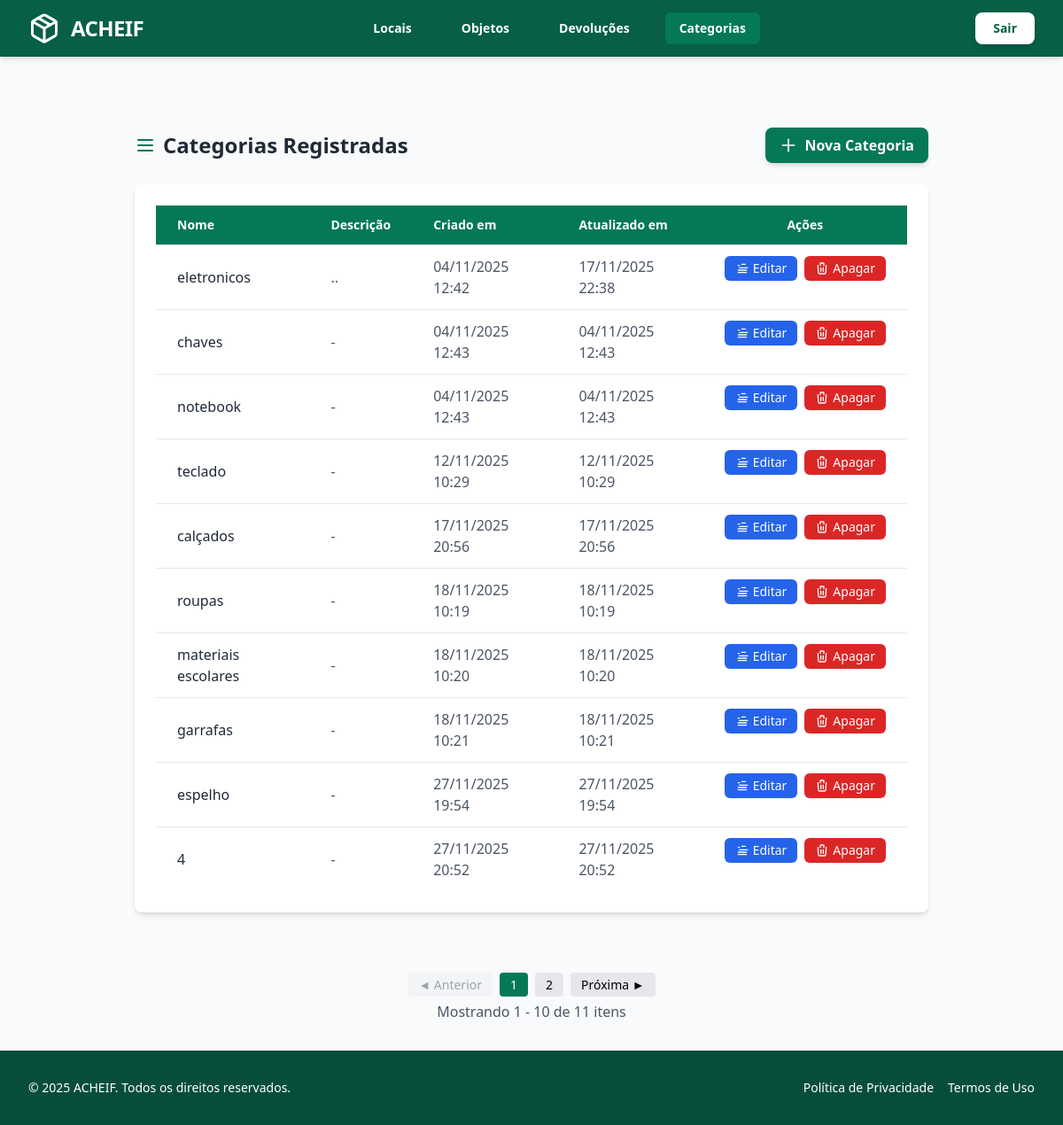
Page /categorias/ on the committed database.
### objetos/models.py (models this page shows, shortened)
class Categoria(models.Model):
    nome = models.CharField(max_length=50, unique=True)
    descricao = models.TextField(blank=True, null=True)
    criado_em = models.DateTimeField(auto_now_add=True)
    atualizado_em = models.DateTimeField(auto_now=True)

### objetos/views.py (the view)
# urls.py: path('categorias/', views.listar_categorias, name='listar_categorias'),
def listar_categorias(request):
    categorias = Categoria.objects.all()
    paginator = Paginator(categorias, 10)  # número de itens por página
    page_number = request.GET.get("page")  # captura ?page=2 etc.
    page_obj = paginator.get_page(page_number)
    contexto = {
        "page_obj": page_obj,
        "categorias": page_obj.object_list,  # opcional, caso o template use
    }
    return render(request, "objetos/categoria/listar_categorias.html", contexto)

### objetos/templates/objetos/categoria/listar_categorias.html (shortened to what this page needs)
{% extends 'base.html' %}
{% block active_categorias %}bg-emerald-700 text-white{% endblock %}
{% block content %}
<div class="max-w-7xl mx-auto px-4 sm:px-6 lg:px-8 py-12">
    <div class="flex justify-between items-center mb-6">
        <h1 class="text-2xl font-bold text-gray-800 flex items-center gap-2">
            <svg xmlns="http://www.w3.org/2000/svg" class="h-6 w-6 text-emerald-700" fill="none" viewBox="0 0 24 24" stroke="currentColor">
              <path stroke-linecap="round" stroke-linejoin="round" stroke-width="2" d="M4 6h16M4 12h16M4 18h16"/>
            </svg>
            Categorias Registradas
        </h1>
        <a href="{% url 'objetos:criar_categoria' %}"
           class="inline-flex items-center gap-2 bg-emerald-700 hover:bg-emerald-800 text-white px-4 py-2 rounded-lg shadow-md transition font-semibold">
           <svg xmlns="http://www.w3.org/2000/svg" class="h-5 w-5" fill="none" viewBox="0 0 24 24" stroke="currentColor">
             <path stroke-linecap="round" stroke-linejoin="round" stroke-width="2" d="M12 4v16m8-8H4"/>
           </svg>
           Nova Categoria
        </a>
    </div>
    <div class="bg-white rounded-lg shadow-md p-6 overflow-x-auto">
        <table class="min-w-full divide-y divide-gray-200">
            <thead class="bg-emerald-700 text-white">
                <tr>
                    <th class="py-3 px-6 text-left text-sm font-semibold">Nome</th>
                    <th class="py-3 px-6 text-left text-sm font-semibold">Descrição</th>
                    <th class="py-3 px-6 text-left text-sm font-semibold">Criado em</th>
                    <th class="py-3 px-6 text-left text-sm font-semibold">Atualizado em</th>
                    <th class="py-3 px-6 text-center text-sm font-semibold">Ações</th>
                </tr>
            </thead>
            <tbody class="bg-white divide-y divide-gray-200">
                {% for categoria in categorias %}
                <tr class="hover:bg-gray-50 transition">
                    <td class="py-3 px-6 text-gray-800">{{ categoria.nome }}</td>
                    <td class="py-3 px-6 text-gray-600">{{ categoria.descricao|default:"-" }}</td>
                    <td class="py-3 px-6 text-gray-600">{{ categoria.criado_em|date:"d/m/Y H:i" }}</td>
                    <td class="py-3 px-6 text-gray-600">{{ categoria.atualizado_em|date:"d/m/Y H:i" }}</td>
                    <td class="py-3 px-6 text-center flex justify-center gap-2">
                        <a href="{% url 'objetos:editar_categoria' categoria.pk %}"
                           class="flex items-center gap-1 bg-blue-600 hover:bg-blue-700 text-white px-3 py-1 rounded-md shadow-sm transition text-sm"
                           title="Editar">
                            <svg xmlns="http://www.w3.org/2000/svg" class="h-4 w-4" fill="none" viewBox="0 0 24 24" stroke="currentColor">
                              <path stroke-linecap="round" stroke-linejoin="round" stroke-width="2" d="M11 5h6M5 7h2m0 4h14M5 15h14M5 19h14" />
                            </svg>
                            Editar
                        </a>
                        <form method="post" action="{% url 'objetos:apagar_categoria' categoria.pk %}" class="inline">
                            <button type="submit"
                                    class="flex items-center gap-1 bg-red-600 hover:bg-red-700 text-white px-3 py-1 rounded-md shadow-sm transition text-sm"
                                    title="Apagar"
                                    onclick="return confirm('Tem certeza que deseja apagar essa categoria?');">
                                <svg xmlns="http://www.w3.org/2000/svg" class="h-4 w-4" fill="none" viewBox="0 0 24 24" stroke="currentColor">
                                  <path stroke-linecap="round" stroke-linejoin="round" stroke-width="2" d="M19 7l-.867 12.142A2 2 0 0 1 16.138 21H7.862a2 2 0 0 1-1.995-1.858L5 7m5 4v6m4-6v6m1-10V4a1 1 0 0 0-1-1h-4a1 1 0 0 0-1 1v3" />
                                </svg>
                                Apagar
                            </button>
                        </form>
                    </td>
                </tr>
                {% empty %}
                <tr>
                    <td colspan="5" class="py-4 text-center text-gray-500">Nenhuma categoria registrada.</td>
                </tr>
                {% endfor %}
            </tbody>
        </table>
    </div>
</div>
    {% include "includes/pagination.html" with page_obj=page_obj categoria_id=categoria_id local_achado=local_achado %}
{% endblock %}

### objetos/templates/objetos/static/style.css (style rules this page uses)
body { font-family: system-ui, -apple-system, BlinkMacSystemFont, "Segoe UI", Roboto, sans-serif; background-color: #f9fafb; }

### rows in the picture
Categoria: nome "eletronicos", descricao "..", criado_em "04/11/2025 12:42", atualizado_em "17/11/2025 22:38"
Categoria: nome "chaves", descricao "-", criado_em "04/11/2025 12:43", atualizado_em "04/11/2025 12:43"
Categoria: nome "notebook", descricao "-", criado_em "04/11/2025 12:43", atualizado_em "04/11/2025 12:43"
Categoria: nome "teclado", descricao "-", criado_em "12/11/2025 10:29", atualizado_em "12/11/2025 10:29"
Categoria: nome "calçados", descricao "-", criado_em "17/11/2025 20:56", atualizado_em "17/11/2025 20:56"
Categoria: nome "roupas", descricao "-", criado_em "18/11/2025 10:19", atualizado_em "18/11/2025 10:19"
Categoria: nome "materiais escolares", descricao "-", criado_em "18/11/2025 10:20", atualizado_em "18/11/2025 10:20"
Categoria: nome "garrafas", descricao "-", criado_em "18/11/2025 10:21", atualizado_em "18/11/2025 10:21"
Categoria: nome "espelho", descricao "-", criado_em "27/11/2025 19:54", atualizado_em "27/11/2025 19:54"
Categoria: nome "4", descricao "-", criado_em "27/11/2025 20:52", atualizado_em "27/11/2025 20:52"

### other values in the picture
{{ num }} "1" "2"
{{ page_obj.start_index }} "1"
{{ page_obj.end_index }} "10"
{{ page_obj.paginator.count }} "11"
